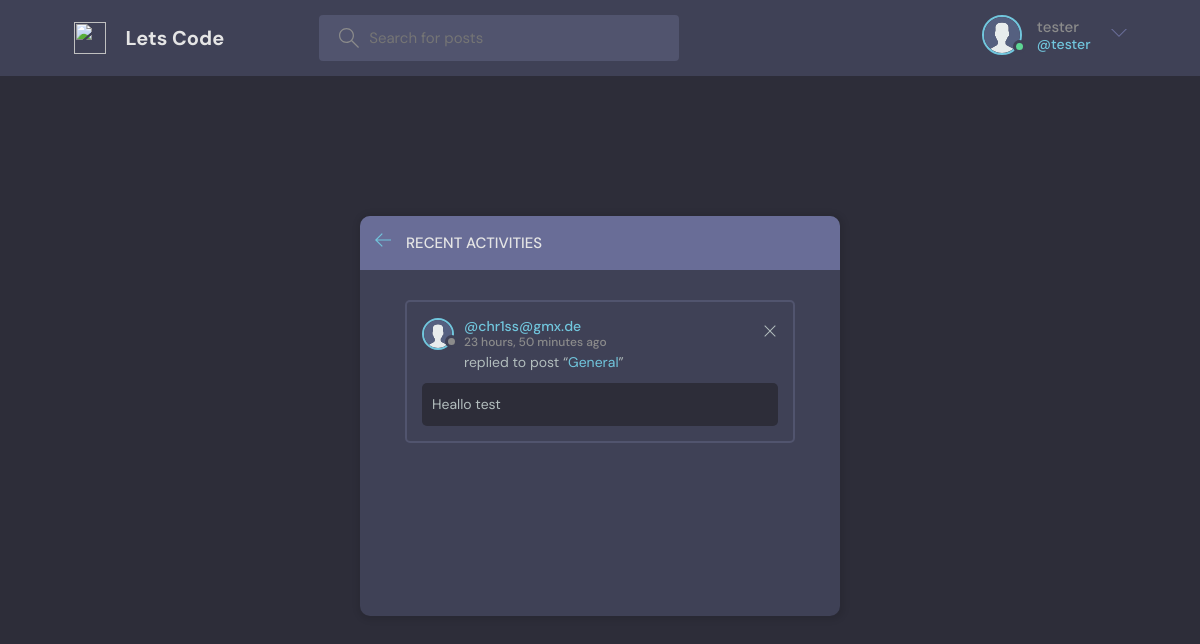
The page /activity/ (signed in) on the database its author committed.
### base/models.py (models this page shows, shortened)
class User(AbstractUser):
    name = models.CharField(max_length=200, null=True)
    email = models.EmailField(unique=True, null=True)
    bio = models.TextField(null=True)
    avatar = models.ImageField(null=True, default="avatar.svg")
    USERNAME_FIELD = 'email'
    REQUIRED_FIELDS = []

class Message(models.Model):
    user = models.ForeignKey(User, on_delete=models.CASCADE)
    room = models.ForeignKey(Room, on_delete=models.CASCADE)
    body = models.TextField()
    updated = models.DateTimeField(auto_now=True)
    created = models.DateTimeField(auto_now_add=True)
    class Meta:
        ordering = ['-updated', '-created']

class Room(models.Model):
    host = models.ForeignKey(User, on_delete=models.SET_NULL, null=True)
    topic = models.ForeignKey(Topic, on_delete=models.SET_NULL, null=True)
    name = models.CharField(max_length=200)
    description = models.TextField(null=True, blank=True)
    participants = models.ManyToManyField(
        User, related_name='participants', blank=True)
    updated = models.DateTimeField(auto_now=True)
    created = models.DateTimeField(auto_now_add=True)
    class Meta:
        ordering = ['-updated', '-created']
    def __str__(self):
        return self.name

### base/views.py (the view)
# urls.py: path('activity/', views.activityPage, name="activity"),
def activityPage(request):
    room_messages = Message.objects.all()
    return render(request, 'base/activity.html', {'room_messages': room_messages})

### base/templates/base/activity.html
{% extends 'main.html' %}
{% block content %}
<main class="layout">
  <div class="container">
    <div class="layout__box">
      <div class="layout__boxHeader">
        <div class="layout__boxTitle">
          <a href="{% url 'home' %}">
            <svg version="1.1" xmlns="http://www.w3.org/2000/svg" width="32" height="32" viewBox="0 0 32 32">
              <title>arrow-left</title>
              <path
                d="M13.723 2.286l-13.723 13.714 13.719 13.714 1.616-1.611-10.96-10.96h27.625v-2.286h-27.625l10.965-10.965-1.616-1.607z">
              </path>
              </path>
            </svg>
          </a>
          <h3>Recent Activities</h3>
        </div>
      </div>
      <div class="activities-page layout__body">
        {% for message in room_messages %}
        <div class="activities__box">
          <div class="activities__boxHeader roomListRoom__header">
            <a href="{% url 'user-profile' message.user.id %}" class="roomListRoom__author">
              <div class="avatar avatar--small">
                <img src="{{message.user.avatar.url}}" />
              </div>
              <p>
                @{{message.user}}
                <span>{{message.created|timesince}} ago</span>
              </p>
            </a>
            {% if request.user == message.user %}
            <div class="roomListRoom__actions">
              <a href="{% url 'delete-message' message.id %}">
                <svg version="1.1" xmlns="http://www.w3.org/2000/svg" width="32" height="32" viewBox="0 0 32 32">
                  <title>remove</title>
                  <path
                    d="M27.314 6.019l-1.333-1.333-9.98 9.981-9.981-9.981-1.333 1.333 9.981 9.981-9.981 9.98 1.333 1.333 9.981-9.98 9.98 9.98 1.333-1.333-9.98-9.98 9.98-9.981z">
                  </path>
                </svg>
              </a>
            </div>
            {% endif %}
          </div>
          <div class="activities__boxContent">
            <p>replied to post “<a href="{% url 'room' message.room.id %}">{{message.room}}</a>”</p>
            <div class="activities__boxRoomContent">
              {{message.body}}
            </div>
          </div>
        </div>
        {% endfor %}
      </div>
    </div>
  </div>
</main>
{% endblock content %}

### templates/navbar.html (shortened to what this page needs)
{% load static %}
<header class="header header--loggedIn">
    <div class="container">
        <a href="{% url 'home' %}" class="header__logo">
            <img src="{% static 'images/logo.svg' %}" />
            <h1>Lets Code</h1>
        </a>
        <form class="header__search" method="GET" action="{% url 'home' %}">
            <label>
                <input name="q" placeholder="Search for posts" />
            </label>
        </form>
        <nav class="header__menu">
            {% if request.user.is_authenticated %}
            <div class="header__user">
                <a href="{% url 'update-user' %}">
                    <div class="avatar avatar--medium active">
                        <img src="{{request.user.avatar.url}}" />
                    </div>
                    <p>{{request.user.username}} <span>@{{request.user.username}}</span></p>
                </a>
                <button class="dropdown-button">
                    <svg version="1.1" xmlns="http://www.w3.org/2000/svg" width="32" height="32" viewBox="0 0 32 32">
                        <title>chevron-down</title>
                        <path d="M16 21l-13-13h-3l16 16 16-16h-3l-13 13z"></path>
                    </svg>
                </button>
            </div>
            {% else %}
            <a href="{% url 'login' %}">
                <img src="{% static 'images/avatar.svg' %}" />
                <p>Login</p>
            </a>
            {% endif %}
        </nav>
    </div>
</header>

### rows shown on the page
User: user.avatar (placeholder picture), user.username "tester"
Message: user.avatar (placeholder picture), user "chr1ss@gmx.de", created "23 hours, 50 minutes", room "General", body "Heallo test"
